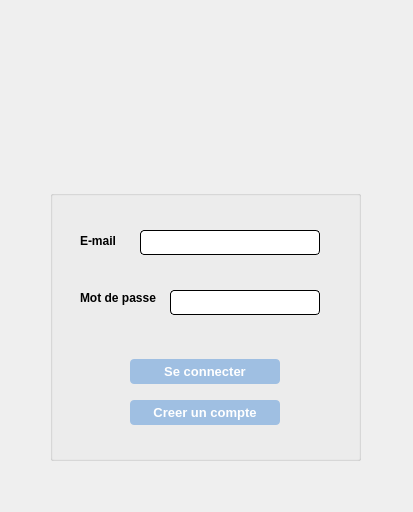
<?xml version="1.0" encoding="UTF-8"?>
<ui version="4.0">
 <class>Login</class>
 <widget class="QDialog" name="Login">
  <property name="geometry">
   <rect>
    <x>0</x>
    <y>0</y>
    <width>413</width>
    <height>512</height>
   </rect>
  </property>
  <property name="windowTitle">
   <string>Login</string>
  </property>
  <widget class="QGroupBox" name="groupBox">
   <property name="enabled">
    <bool>true</bool>
   </property>
   <property name="geometry">
    <rect>
     <x>50</x>
     <y>190</y>
     <width>311</width>
     <height>271</height>
    </rect>
   </property>
   <property name="mouseTracking">
    <bool>false</bool>
   </property>
   <property name="autoFillBackground">
    <bool>false</bool>
   </property>
   <property name="styleSheet">
    <string notr="true">color: rgb(0, 0, 0);</string>
   </property>
   <property name="title">
    <string/>
   </property>
   <widget class="QPushButton" name="Signup_Button">
    <property name="geometry">
     <rect>
      <x>80</x>
      <y>210</y>
      <width>150</width>
      <height>25</height>
     </rect>
    </property>
    <property name="maximumSize">
     <size>
      <width>250</width>
      <height>16777215</height>
     </size>
    </property>
    <property name="font">
     <font>
      <pointsize>-1</pointsize>
      <bold>true</bold>
     </font>
    </property>
    <property name="styleSheet">
     <string notr="true">QPushButton{
color: #ffffff;
border-radius:4px;
background-color: rgb(159, 191, 226);
height: 25px;
font-size:13px;
}
QPushButton:hover:!pressed
{
	background-color: rgb(179, 216, 255);
}
QPushButton:pressed
{
              transition: 0.9s; 
}</string>
    </property>
    <property name="text">
     <string>Creer un compte</string>
    </property>
   </widget>
   <widget class="QLineEdit" name="email">
    <property name="geometry">
     <rect>
      <x>90</x>
      <y>40</y>
      <width>180</width>
      <height>25</height>
     </rect>
    </property>
    <property name="maximumSize">
     <size>
      <width>250</width>
      <height>200</height>
     </size>
    </property>
    <property name="styleSheet">
     <string notr="true">QLineEdit{
	background-color: rgb(255, 255, 255);
	 border: 1px  solid;
     border-radius: 4px;

}</string>
    </property>
    <property name="frame">
     <bool>true</bool>
    </property>
    <property name="echoMode">
     <enum>QLineEdit::Normal</enum>
    </property>
   </widget>
   <widget class="QPushButton" name="loginButton">
    <property name="geometry">
     <rect>
      <x>80</x>
      <y>169</y>
      <width>150</width>
      <height>25</height>
     </rect>
    </property>
    <property name="maximumSize">
     <size>
      <width>250</width>
      <height>16777215</height>
     </size>
    </property>
    <property name="font">
     <font>
      <pointsize>-1</pointsize>
      <bold>true</bold>
     </font>
    </property>
    <property name="styleSheet">
     <string notr="true">QPushButton{
color: #ffffff;
border-radius:4px;
background-color: rgb(159, 191, 226);
height: 25px;
font-size:13px;
}
QPushButton:hover:!pressed
{
	background-color: rgb(179, 216, 255);
}
QPushButton:pressed
{
              transition: 0.9s; 
}</string>
    </property>
    <property name="text">
     <string>Se connecter</string>
    </property>
   </widget>
   <widget class="QLabel" name="label_2">
    <property name="geometry">
     <rect>
      <x>30</x>
      <y>100</y>
      <width>81</width>
      <height>16</height>
     </rect>
    </property>
    <property name="font">
     <font>
      <pointsize>9</pointsize>
      <bold>true</bold>
     </font>
    </property>
    <property name="text">
     <string>Mot de passe</string>
    </property>
   </widget>
   <widget class="QLineEdit" name="password">
    <property name="geometry">
     <rect>
      <x>120</x>
      <y>100</y>
      <width>150</width>
      <height>25</height>
     </rect>
    </property>
    <property name="styleSheet">
     <string notr="true">QLineEdit{
	background-color: rgb(255, 255, 255);
	 border: 1px  solid;
     border-radius: 4px;
}</string>
    </property>
    <property name="echoMode">
     <enum>QLineEdit::Password</enum>
    </property>
   </widget>
   <widget class="QLabel" name="label">
    <property name="geometry">
     <rect>
      <x>30</x>
      <y>40</y>
      <width>41</width>
      <height>21</height>
     </rect>
    </property>
    <property name="font">
     <font>
      <pointsize>9</pointsize>
      <bold>true</bold>
     </font>
    </property>
    <property name="text">
     <string>E-mail</string>
    </property>
   </widget>
  </widget>
  <widget class="QLabel" name="FstLogo">
   <property name="geometry">
    <rect>
     <x>30</x>
     <y>30</y>
     <width>100</width>
     <height>100</height>
    </rect>
   </property>
   <property name="text">
    <string/>
   </property>
  </widget>
  <widget class="QLabel" name="UniLogo">
   <property name="geometry">
    <rect>
     <x>280</x>
     <y>30</y>
     <width>100</width>
     <height>100</height>
    </rect>
   </property>
   <property name="text">
    <string/>
   </property>
  </widget>
 </widget>
 <tabstops>
  <tabstop>password</tabstop>
  <tabstop>loginButton</tabstop>
  <tabstop>Signup_Button</tabstop>
 </tabstops>
 <resources/>
 <connections/>
</ui>
